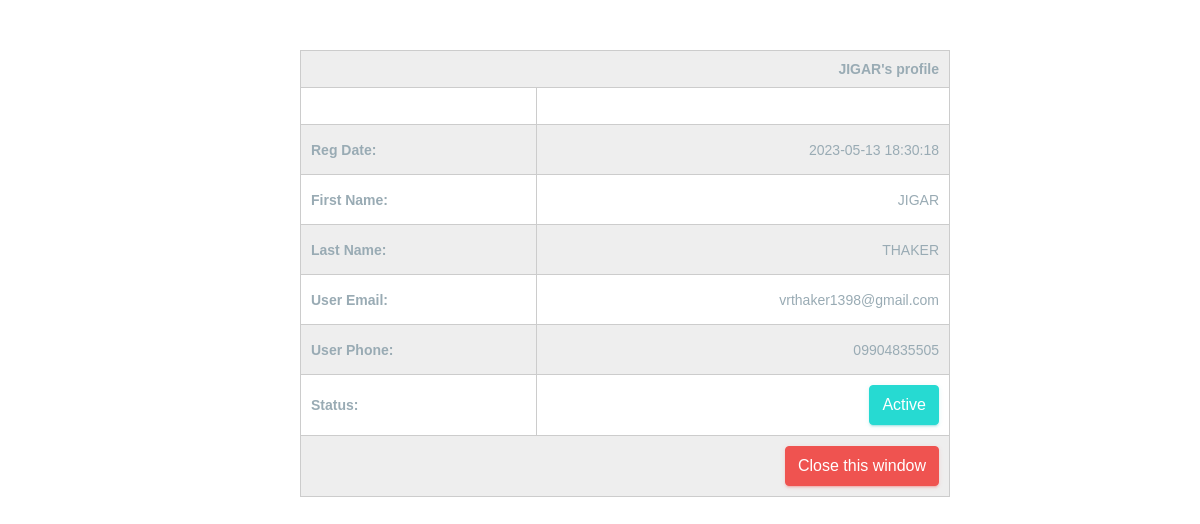
/admin/userprofile.php?newform_id=68 (signed in), run on the app's committed database.
### tables this page shows
CREATE TABLE `users` (
  `u_id` int(222) NOT NULL,
  `username` varchar(222) NOT NULL,
  `f_name` varchar(222) NOT NULL,
  `l_name` varchar(222) NOT NULL,
  `email` varchar(222) NOT NULL,
  `phone` varchar(222) NOT NULL,
  `password` varchar(222) NOT NULL,
  `address1` text NOT NULL,
  `address2` text DEFAULT NULL,
  `address3` text DEFAULT NULL,
  `status` int(222) NOT NULL DEFAULT 1,
  `date` timestamp NOT NULL DEFAULT current_timestamp() ON UPDATE current_timestamp()
);

### admin/userprofile.php (the view, shortened to what this page needs)
<?php
include("../connection/connect.php");
if(strlen($_SESSION['user_id'])==0)
  {
header('location:../login.php');
}
else
{
 ?>
<head>
    <link href="css/lib/bootstrap/bootstrap.min.css" rel="stylesheet">
    <link href="css/helper.css" rel="stylesheet">
    <link href="css/style.css" rel="stylesheet">
</head>
<body>
<div style="margin-left:50px;">
 <form name="updateticket" id="updatecomplaint" method="post">
<table  border="0" cellspacing="0" cellpadding="0">
<?php
$ret1=mysqli_query($db,"select * FROM users_orders where o_id='".$_GET['newform_id']."'");
$ro=mysqli_fetch_array($ret1);
$ret2=mysqli_query($db,"select * FROM users where u_id='".$ro['u_id']."'");
while($row=mysqli_fetch_array($ret2))
{
?>
    <tr>
      <td colspan="2"><b><?php echo $row['f_name'];?>'s profile</b></td>
    </tr>
    <tr>
      <td  >&nbsp;</td>
      <td >&nbsp;</td>
    </tr>
    <tr height="50">
      <td><b>Reg Date:</b></td>
      <td><?php echo htmlentities($row['date']); ?></td>
    </tr>
	<tr height="50">
      <td><b>First Name:</b></td>
      <td><?php echo htmlentities($row['f_name']); ?></td>
    </tr>
	<tr height="50">
      <td><b>Last Name:</b></td>
      <td><?php echo htmlentities($row['l_name']); ?></td>
    </tr>
    <tr height="50">
      <td><b>User Email:</b></td>
      <td><?php echo htmlentities($row['email']); ?></td>
    </tr>
<tr height="50">
      <td><b>User Phone:</b></td>
      <td><?php echo htmlentities($row['phone']); ?></td>
    </tr>
     <tr height="50">
      <td><b>Status:</b></td>
      <td><?php if($row['status']==1)
      { echo "<div class='btn btn-success'>Active</div>";
} else{
  echo "<div class='btn btn-danger'>Block</div>";
}
        ?></td>
    </tr>
    <tr>
      <td colspan="2">
      <input name="Submit2" type="submit" class="btn btn-danger" value="Close this window " onClick="return f2();" style="cursor: pointer;"  /></td>
    </tr>
    <?php }
    ?>
</table>
 </form>
</div>
</body>
</html>
     <?php } ?>

### admin/userprofile.php (style rules this page uses)
table { width: 650px; border-collapse: collapse; margin: auto; margin-top:50px; }
tr:nth-of-type(odd) { background: #eee; }
td, th { padding: 10px; border: 1px solid #ccc; text-align: left; font-size: 14px; }

### data on the page
users: f_name "JIGAR", date "2023-05-13 18:30:18", l_name "THAKER", email "vrthaker1398@gmail.com", phone "09904835505", status "Active"
